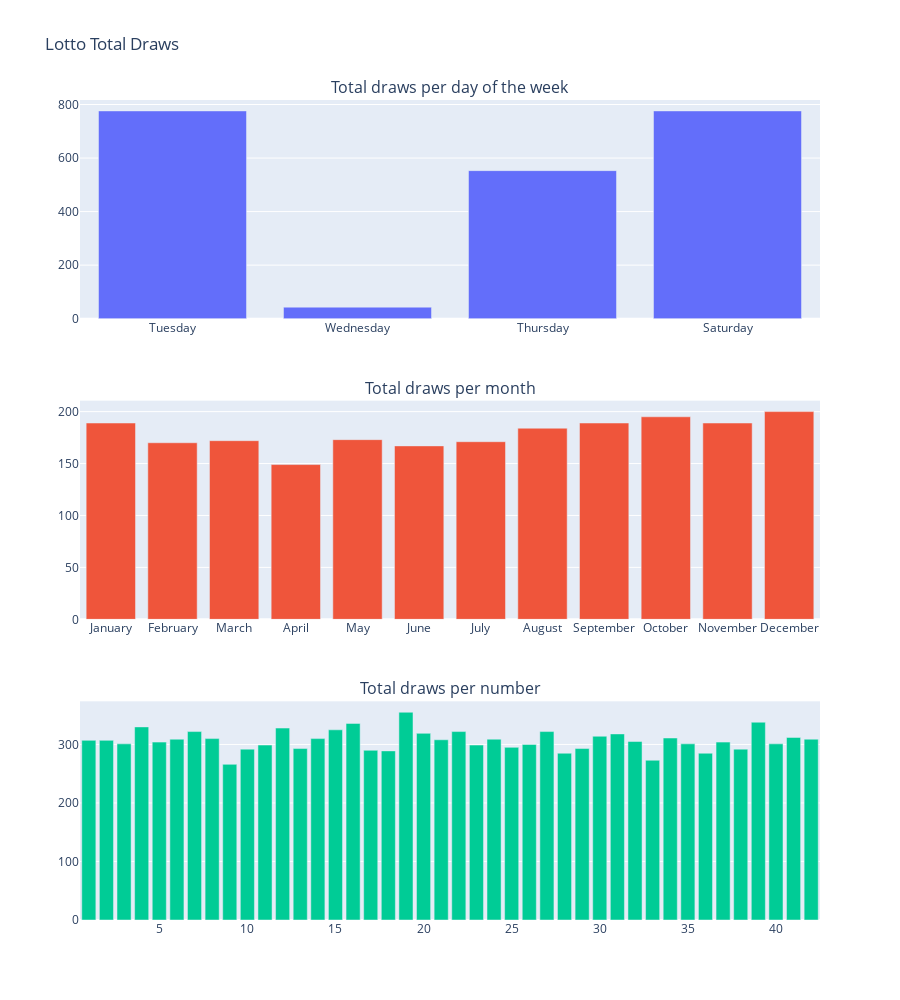

Source (notebook cell):
### Markdown cell above
## Visuals

### Code cell
fig_bar = make_subplots(rows=3, cols=1, subplot_titles = ("Total draws per day of the week", "Total draws per month", "Total draws per number"), vertical_spacing=0.1)

fig_bar.add_trace(go.Bar(x = total_dayWeek['Day_Name'], y = total_dayWeek['Draw']), row = 1, col = 1)
fig_bar.add_trace(go.Bar(x = total_Month['Month'], y = total_Month['Draw']), row = 2, col = 1)
fig_bar.add_trace(go.Bar(x = total_all_num['Number'], y = total_all_num['Draw']), row = 3, col = 1)

fig_bar.update_xaxes(categoryorder = 'array', categoryarray = ['Tuesday', 'Wednesday', 'Thursday', 'Saturday'], row = 1, col = 1)
fig_bar.update_xaxes(categoryorder = 'array', categoryarray = ['January', 'February', 'March', 'April', 'May', 'June', 'July', 'August', 'September', 'October', 'November', 'December'], row = 2, col = 1)

fig_bar.update_layout(title_text = 'Lotto Total Draws', height = 1000, width = 900, showlegend = False)

fig_bar.show()

### Figure 1 — Plotly figure (JSON) as saved in the notebook; plotly's stock layout.template omitted (floating-point values rounded to 4 significant figures)
{"data": [{"type": "bar", "x": ["Saturday", "Thursday", "Tuesday", "Wednesday"], "xaxis": "x", "y": [776, 553, 776, 43], "yaxis": "y"}, {"type": "bar", "x": ["April", "August", "December", "February", "January", "July", "June", "March", "May", "November", "October", "September"], "xaxis": "x2", "y": [149, 184, 200, 170, 189, 171, 167, 172, 173, 189, 195, 189], "yaxis": "y2"}, {"type": "bar", "x": [1, 2, 3, 4, 5, 6, 7, 8, 9, 10, 11, 12, 13, 14, 15, 16, 17, 18, 19, 20, 21, 22, 23, 24, 25, 26, 27, 28, 29, 30, 31, 32, 33, 34, 35, 36, 37, 38, 39, 40, 41, 42], "xaxis": "x3", "y": [307, 307, 301, 330, 304, 309, 322, 310, 266, 292, 299, 328, 293, 310, 325, 336, 290, 289, 355, 319, 308, 322, 299, 309, 295, 300, 322, 285, 293, 314, 318, 305, 273, 311, 301, 285, 304, 292, 338, 301, 312, 309], "yaxis": "y3"}], "layout": {"annotations": [{"font": {"size": 16}, "showarrow": false, "text": "Total draws per day of the week", "x": 0.5, "xanchor": "center", "xref": "paper", "y": 1, "yanchor": "bottom", "yref": "paper"}, {"font": {"size": 16}, "showarrow": false, "text": "Total draws per month", "x": 0.5, "xanchor": "center", "xref": "paper", "y": 0.6333, "yanchor": "bottom", "yref": "paper"}, {"font": {"size": 16}, "showarrow": false, "text": "Total draws per number", "x": 0.5, "xanchor": "center", "xref": "paper", "y": 0.2667, "yanchor": "bottom", "yref": "paper"}], "height": 1000, "showlegend": false, "title": {"text": "Lotto Total Draws"}, "width": 900, "xaxis": {"anchor": "y", "categoryarray": ["Tuesday", "Wednesday", "Thursday", "Saturday"], "categoryorder": "array", "domain": [0, 1]}, "xaxis2": {"anchor": "y2", "categoryarray": ["January", "February", "March", "April", "May", "June", "July", "August", "September", "October", "November", "December"], "categoryorder": "array", "domain": [0, 1]}, "xaxis3": {"anchor": "y3", "domain": [0, 1]}, "yaxis": {"anchor": "x", "domain": [0.7333, 1]}, "yaxis2": {"anchor": "x2", "domain": [0.3667, 0.6333]}, "yaxis3": {"anchor": "x3", "domain": [0, 0.2667]}}}
